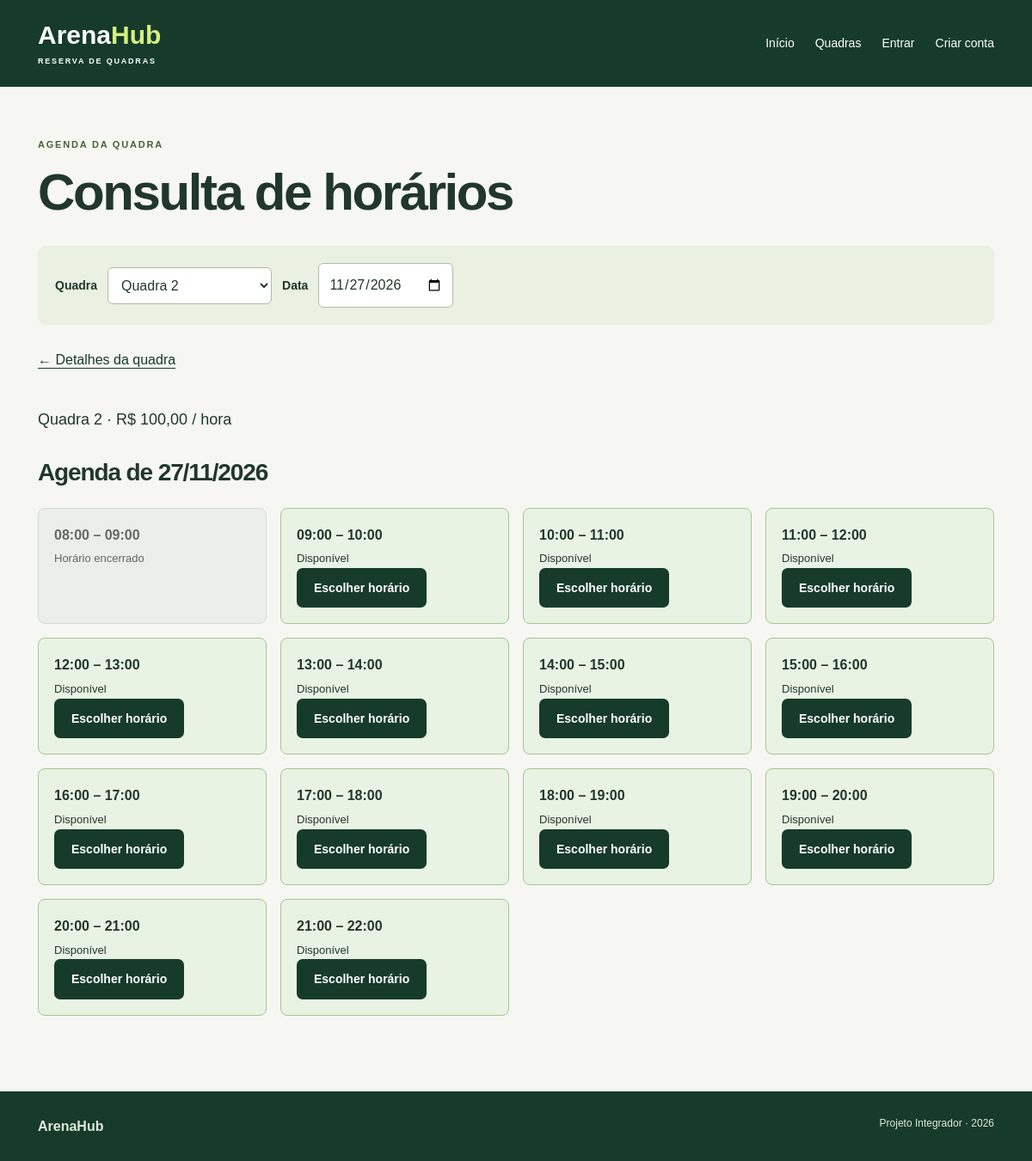
Screenshot of /reserva.php?id=2 with the database file from the repository.
### tables this page shows
CREATE TABLE `quadra` (
  `id_quadra` int(11) NOT NULL AUTO_INCREMENT,
  `id_empresa` int(11) NOT NULL,
  `nome` varchar(70) NOT NULL,
  `descricao` varchar(300) DEFAULT NULL,
  `tipo_piso` varchar(30) NOT NULL,
  `cobertura` tinyint(1) NOT NULL,
  `capacidade` int(11) NOT NULL,
  `valor_hora` decimal(10,2) NOT NULL,
  `status` varchar(20) NOT NULL,
  PRIMARY KEY (`id_quadra`),
  KEY `fk_quadra_empresa` (`id_empresa`),
  CONSTRAINT `fk_quadra_empresa` FOREIGN KEY (`id_empresa`) REFERENCES `empresa` (`id_empresa`)
);

CREATE TABLE `horario_funcionamento` (
  `id_horario` int(11) NOT NULL AUTO_INCREMENT,
  `id_quadra` int(11) NOT NULL,
  `dia_semana` varchar(15) NOT NULL,
  `hora_abertura` time NOT NULL,
  `hora_encerramento` time NOT NULL,
  `intervalo_reservas` int(11) NOT NULL,
  PRIMARY KEY (`id_horario`),
  KEY `fk_horario_quadra` (`id_quadra`),
  CONSTRAINT `fk_horario_quadra` FOREIGN KEY (`id_quadra`) REFERENCES `quadra` (`id_quadra`)
);

### config/dados.php (called while the page is built, shortened)
<?php
function e($valor) { return htmlspecialchars((string)$valor, ENT_QUOTES, 'UTF-8'); }
function preco($valor) { return 'R$ '.number_format($valor, 2, ',', '.'); }

### reserva.php (the view, shortened to what this page needs)
<?php
include_once("config/dados.php");
include("config/conexao.php");
$id = 0;
if (isset($_GET["id"])) {
    $idValidado = filter_var($_GET["id"], FILTER_VALIDATE_INT);
    if ($idValidado !== false && $idValidado > 0) {
        $id = $idValidado;
    }
}
$hoje = date("Y-m-d");
$data = $hoje;
$erroData = "";
$dataNumero = strtotime($data);
$sql = "SELECT id_quadra, nome, valor_hora
        FROM quadra
        WHERE status = 'ativa'
        ORDER BY nome";
$resultado = $conn->query($sql);
$quadrasAgenda = [];
while ($linha = $resultado->fetch_assoc()) {
    $quadrasAgenda[$linha["id_quadra"]] = $linha;
}
$quadra = null;
if (isset($quadrasAgenda[$id])) {
    $quadra = $quadrasAgenda[$id];
}
$horarios = [];
if ($quadra != null && $erroData == "") {
    $dias = [
        "domingo", "segunda-feira", "terca-feira",
        "quarta-feira", "quinta-feira", "sexta-feira", "sabado"
    ];
    $diaSemana = $dias[date("w", $dataNumero)];
    $sql = "SELECT hora_abertura, hora_encerramento, intervalo_reservas
            FROM horario_funcionamento
            WHERE id_quadra = ? AND dia_semana = ?
            ORDER BY hora_abertura";
    $comando = $conn->prepare($sql);
    $comando->bind_param("is", $id, $diaSemana);
    $comando->execute();
    $comando->bind_result($abertura, $encerramento, $intervalo);
    while ($comando->fetch()) {
        $horarios[] = [
            "abertura" => $abertura,
            "encerramento" => $encerramento,
            "intervalo" => $intervalo
        ];
    }
}
include("estrutura/cabecalho.php");
?>
<p class="etiqueta">AGENDA DA QUADRA</p>
<h1>Consulta de horários</h1>
<form class="filtro" action="reserva.php" method="get">
    <label for="quadra">Quadra</label>
    <select id="quadra" name="id" required
        onchange="this.form.requestSubmit()">
        <?php foreach ($quadrasAgenda as $idQuadra => $item) { ?>
            <option value="<?php echo $idQuadra; ?>"
                <?php if ($id == $idQuadra) { echo "selected"; } ?>>
                <?php echo e($item["nome"]); ?>
            </option>
        <?php } ?>
    </select>
    <label for="data">Data</label>
    <input type="date" id="data" name="data"
       value="<?php echo e($data); ?>"
       min="<?php echo $hoje; ?>" required
       onchange="this.form.requestSubmit()">
</form>
<?php if ($erroData != "") { ?>
    <p class="mensagem" role="alert"><?php echo e($erroData); ?></p>
<?php } elseif ($quadra == null) { ?>
    <p>Escolha uma quadra para consultar sua agenda.</p>
<?php } else { ?>
    <a class="voltar" href="detalhes.php?id=<?php echo $id; ?>">
        ← Detalhes da quadra
    </a>
    <p class="introducao">
        <?php echo e($quadra["nome"]); ?> ·
        <?php echo preco($quadra["valor_hora"]); ?> / hora
    </p>
    <h2>Agenda de <?php echo date("d/m/Y", $dataNumero); ?></h2>
    <?php if (count($horarios) == 0) { ?>
        <p>A quadra está fechada neste dia.</p>
    <?php } else { ?>
        <div class="horarios">
            <?php
            $agora = strtotime(date("Y-m-d H:i:s"));
            foreach ($horarios as $funcionamento) {
                $inicio = strtotime($data . " " . $funcionamento["abertura"]);
                $limite = strtotime($data . " " . $funcionamento["encerramento"]);
                $duracao = (int) $funcionamento["intervalo"];
                if ($duracao > 0) {
                    $fim = strtotime("+" . $duracao . " minutes", $inicio);
                    while ($fim <= $limite) {
                        $situacao = "Disponível";
                        $classe = "horario";
                        if ($inicio <= $agora) {
                            $situacao = "Horário encerrado";
                            $classe = "horario indisponivel";
                        }
            ?>
                        <div class="<?php echo $classe; ?>">
                            <strong>
                                <?php echo date("H:i", $inicio); ?> –
                                <?php echo date("H:i", $fim); ?>
                            </strong>
                            <span><?php echo $situacao; ?></span>
                            <?php if ($situacao == "Disponível") { ?>
                                <form action="revisar_reserva.php" method="get">
                                    <button type="submit">Escolher horário</button>
                                </form>
                            <?php } ?>
                        </div>
            <?php
                        $inicio = $fim;
                        $fim = strtotime("+" . $duracao . " minutes", $inicio);
                    }
                }
            }
            ?>
        </div>
    <?php } ?>
<?php } ?>
<?php include("estrutura/rodape.php"); ?>

### css/style.css (style rules this page uses)
* { box-sizing: border-box; }
:root { --verde:#163b2b; --lima:#d5ef80; --papel:#f6f7f2; --texto:#21372b; --borda:#dbe2d8; }
body { margin:0; background:var(--papel); color:var(--texto); font-family:Arial,sans-serif; line-height:1.6; min-height:100vh; display:flex; flex-direction:column; }
a { color:var(--verde); text-underline-offset:4px; }
button,input,select { font: inherit; }
button,a,input,select { touch-action:manipulation; }
h1,h2,h3 { line-height: 1.15; letter-spacing: -.04em; }
h1 { font-size:clamp(34px,5vw,60px); margin:12px 0 20px; }
h2 { font-size:28px; }
.etiqueta { font-size: 11px; font-weight: bold; letter-spacing: 1.8px; color: #476339; }
.introducao { font-size:18px; max-width:740px; margin-bottom:32px; }
.botao,button { border:0; border-radius:7px; background:var(--verde); color:white; padding:12px 20px; display:inline-block; text-decoration:none; cursor:pointer; font-weight:bold; font-size:14px; }
.filtro { display:flex; gap:12px; align-items:center; flex-wrap:wrap; padding:20px; background:#eaf0e2; border-radius:10px; margin:28px 0; }
.filtro label { margin:0; }
.filtro input,.filtro select { width: auto; max-width: 100%; }
.voltar { display:inline-block; margin-bottom:24px; }
.horarios { display: grid; grid-template-columns: repeat(4,1fr); gap: 16px; margin: 24px 0; }
.horario { background:#e9f3e3; border:1px solid #a8c597; border-radius:8px; padding:18px; }
.horario span { display:block; font-size:13px; margin-top:5px; }
.indisponivel { background:#eceee9; border-color:#d6dad1; color:#62695f; }
label { display:block; font-size:14px; font-weight:bold; margin:16px 0 6px; }
input,select { display: block; width: 100%; border: 1px solid #aebca7; border-radius: 6px; padding: 11px; background: white; color: var(--texto); min-width: 0; }

### rows the page displays
quadra: nome "Quadra 2", valor_hora "R$ 100,00"
horario_funcionamento: hora_abertura "08:00", date("H:i", $fim) "09:00", hora_abertura "Horário encerrado", date("H:i", $inicio) "09:00", date("H:i", $fim) "10:00", situacao "Disponível", date("H:i", $inicio) "10:00", date("H:i", $fim) "11:00", date("H:i", $inicio) "11:00", date("H:i", $fim) "12:00", date("H:i", $inicio) "12:00", date("H:i", $fim) "13:00", date("H:i", $inicio) "13:00", date("H:i", $fim) "14:00", date("H:i", $inicio) "14:00", date("H:i", $fim) "15:00", date("H:i", $inicio) "15:00", date("H:i", $fim) "16:00", date("H:i", $inicio) "16:00", date("H:i", $fim) "17:00", date("H:i", $inicio) "17:00", date("H:i", $fim) "18:00", date("H:i", $inicio) "18:00", date("H:i", $fim) "19:00", date("H:i", $inicio) "19:00", date("H:i", $fim) "20:00", date("H:i", $inicio) "20:00", date("H:i", $fim) "21:00", date("H:i", $inicio) "21:00", date("H:i", $fim) "22:00"

### other values shown
date("d/m/Y", $dataNumero) "27/11/2026"
form field id "Quadra 2"
